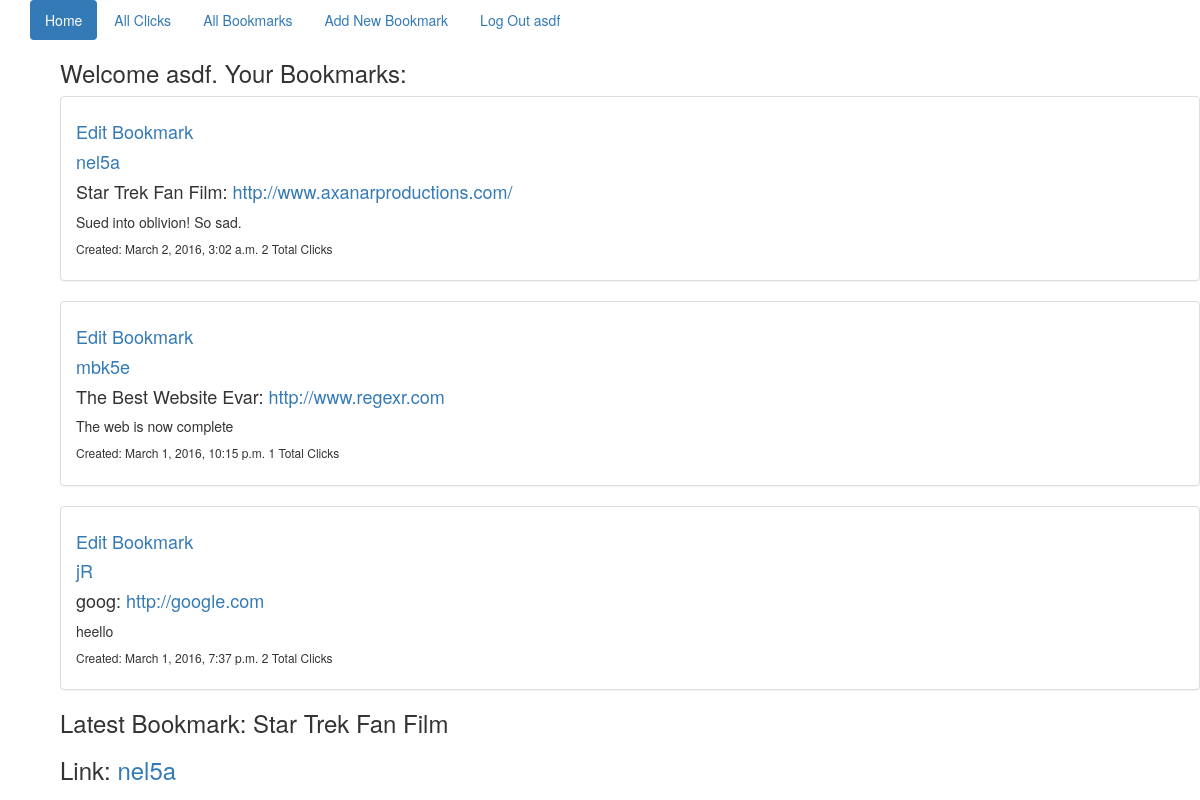
Page / (signed in) on the earlier database version.
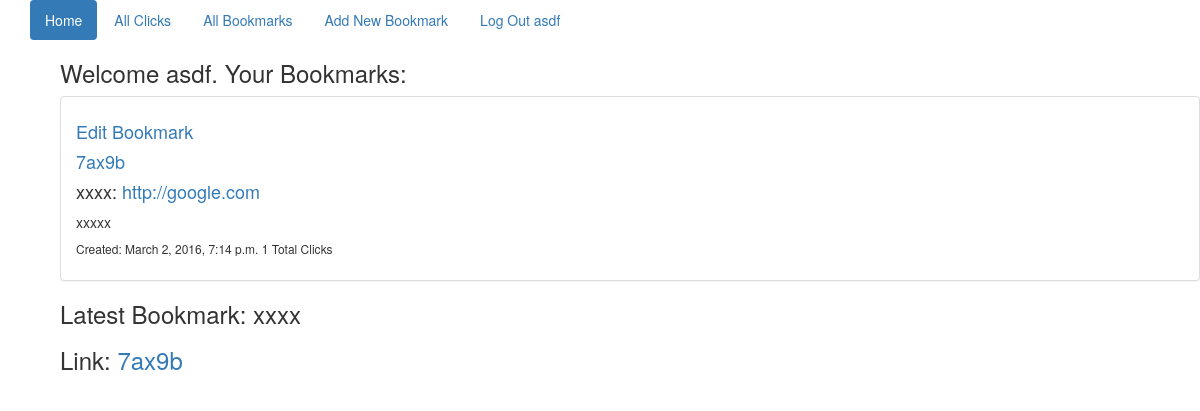
Same page on the later database version.
### shorten_app/models.py (models this page shows, shortened)
class Url(models.Model):
    url = models.URLField()
    title = models.CharField(max_length=100)
    description = models.TextField()
    short_version = models.CharField(max_length=30)
    added = models.DateTimeField(auto_now_add=True)
    user = models.ForeignKey(User)
    class Meta:
        ordering = ["-added"]

### shorten_app/views.py (the view)
# urls.py: url(r'^$', IndexView.as_view(), name="index"),
class IndexView(View):
    def get(self, request):
        last_url = Url.objects.first()
        if self.request.user.id:
            user_urls = Url.objects.filter(user=self.request.user)
            return render(request, 'index.html', {'last_url': last_url,
                                                  'user_urls': user_urls
                                                  }
                          )
        else:
            return render(request, 'index.html', {'last_url': last_url})

### templates/index.html
{% extends 'base.html' %}
{% block content %}
    <div class="container">
    {% if request.user.is_authenticated %}
    <h3>Welcome {{ request.user }}. Your Bookmarks:</h3>
    {% for url in user_urls %}
        <div class="panel panel-default">
            <div class="panel-body">
                <div>
                    <h4>
                        <div>
                            <a href="{% url 'edit_urls' url.pk %}">Edit Bookmark</a>
                        </div>
                    </h4>
                    <h4>
                        <div>
                            <a href="{% url 'clicky' url.short_version %}">{{ url.short_version }}</a>
                        </div>
                    </h4>
                </div>
                <div>
                    <h4>{{ url.title }}: <a href="{{ url.url }}"> {{ url.url }} </a></h4>
                    <div>{{ url.description }}</div>
                    <div><h6>Created: {{ url.added }} {{ url.clicks_set.count }} Total Clicks</h6></div>
                </div>
            </div>
        </div>
    {% endfor %}
    {% else %}
    <h3>Welcome! <a href="{% url 'login' %}">Login to start creating Bookmarks</a></h3>
    {% endif %}
    <div><h3>Latest Bookmark: {{ last_url.title }}</h3></div>
    <div><h3>Link: <a href="{% url 'clicky' last_url.short_version %}">{{ last_url.short_version }}</a></h3></div>
</div>
{% endblock %}

Differences in the rows shown:
removed Url: short_version "nel5a", title "Star Trek Fan Film", url "http://www.axanarproductions.com/", description "Sued into oblivion! So sad.", added "March 2, 2016, 3:02 a.m.", clicks_set.count "2"
removed Url: short_version "mbk5e", title "The Best Website Evar", url "http://www.regexr.com", description "The web is now complete", added "March 1, 2016, 10:15 p.m.", clicks_set.count "1"
removed Url: short_version "jR", title "goog", url "http://google.com", description "heello", added "March 1, 2016, 7:37 p.m.", clicks_set.count "2"
added Url: short_version "7ax9b", title "xxxx", url "http://google.com", description "xxxxx", added "March 2, 2016, 7:14 p.m.", clicks_set.count "1"
